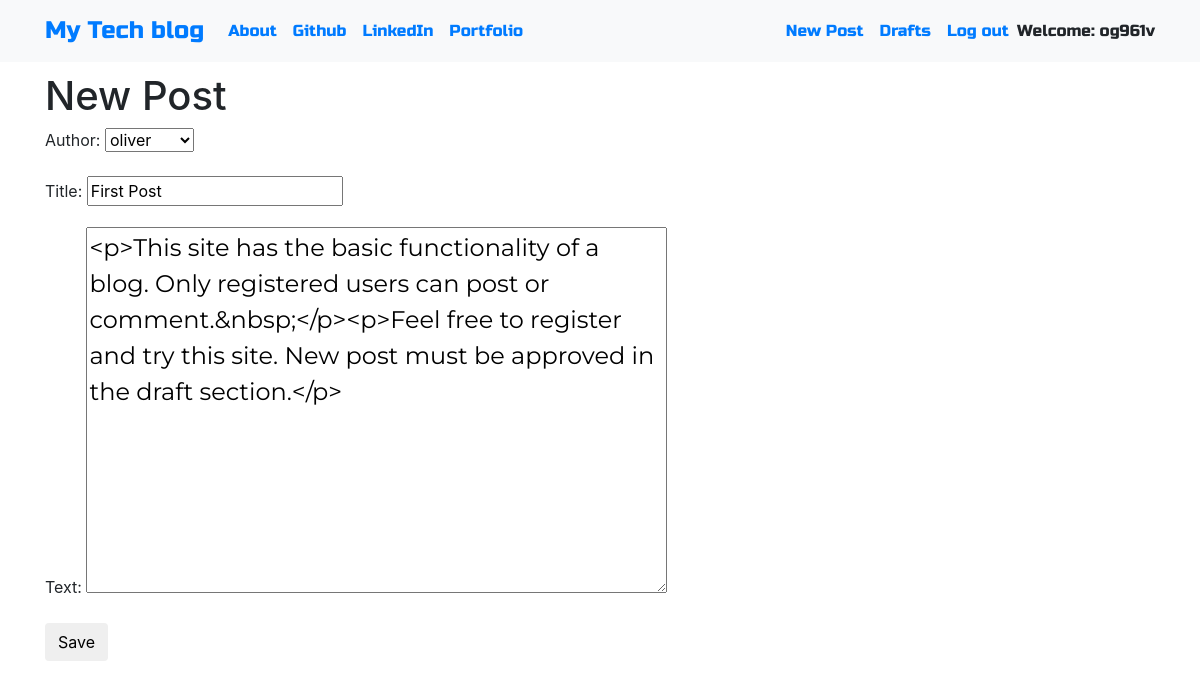
The page /post/4/edit/ (signed in) on the database its author committed.
### blog/models.py (models this page shows, shortened)
class Post(models.Model):
    author = models.ForeignKey('auth.User', on_delete=models.CASCADE)
    title = models.CharField(max_length=250)
    text = models.TextField()
    created_date = models.DateTimeField(default=timezone.now)
    published_date = models.DateTimeField(blank=True, null=True)

### blog/views.py (the view)
# urls.py: path('post/<int:pk>/edit/', views.PostUpdateView.as_view(), name='post_edit'),
class PostUpdateView(LoginRequiredMixin, UpdateView):
    login_url = '/login/'
    redirect_field_name = 'blog/post_detail.html'
    form_class = PostForm
    model = Post

### blog/forms.py
class PostForm(forms.ModelForm):
    class Meta:
        model = Post
        fields = ('author', 'title', 'text')
        widgets = {
            'title': forms.TextInput(attrs={'class': 'textinputclass'}),
            'text': forms.Textarea(attrs={'class': 'editable medium-editor-textarea postcontent'})
        }

### blog/templates/blog/post_form.html (shortened to what this page needs)
{% extends 'blog/base.html' %}
{% block content%}
    <h1>New Post</h1>
    <form class="post-form" method="POST">
        {{ form.as_p }}
        <button type="submit" class="save btn btn-default">Save</button>
    </form>
{% endblock %}

### blog/templates/blog/base.html (shortened to what this page needs)
<!DOCTYPE html>
{% load static %}
<html lang="en">
    <head>
        <link rel="stylesheet" href="https://stackpath.bootstrapcdn.com/bootstrap/4.1.3/css/bootstrap.min.css"
>
        <link href="https://maxcdn.bootstrapcdn.com/font-awesome/4.7.0/css/font-awesome.min.css" rel="stylesheet">
        <link rel="stylesheet" href="//cdn.jsdelivr.net/medium-editor/latest/css/medium-editor.min.css" type="text/css" media="screen" charset="utf-8">
        <link rel="stylesheet" href="{% static 'css/blog.css' %}">
    </head>
    <body class='loader'>
        <nav class="navbar navbar-expand-lg bg-light techfont">
            <div class="container">
                <div class="navbar-nav align-items-center">
                    <a class="navbar-brand bigbrand" href="{% url 'post_list' %}">My Tech blog</a>
                    <a class="nav-item nav-link" href="{% url 'about' %}">About</a>
                    <a class="nav-item nav-link" href="https://github.com/olivergarciarg" target="_blank">Github</a>
                    <a class="nav-item nav-link" href="http://www.linkedin.com/in/olivergarciarg" target="_blank">LinkedIn</a>
                    <a class="nav-item nav-link" href="http://www.motawebdevelopment.com/oliver/" target="_blank">Portfolio</a>
                </div>
                <div class="navbar-nav align-items-center ml-auto">
                    {% if user.is_authenticated %}
                        <a class="nav-item nav-link" href="{% url 'post_new' %}">New Post</a>
                        <a class="nav-item nav-link" href="{% url 'post_draft_list' %}">Drafts</a>
                        <a class="nav-item nav-link" href="{% url 'logout' %}">Log out</a>
                        <a>Welcome: {{ user.username }}</a>
                    {% else %}
                        <a class="nav-item nav-link" href="{% url 'login' %}" aria-label="Login">
                            <span class="fa fa-user" aria-hidden="true"></span>
                        </a>
                    {% endif %}
                </div>
            </div>
        </nav>
        <div class="content container">
            <div class="row">
                <div class="col-md-8">
                    <div class="blog_posts">
                        {% block content %}
                        {% endblock %}
                    </div>
                </div>
            </div>
        </div>
    </body>
</html>

### blog/static/css/blog.css (style rules this page uses)
.techfont { font-family: 'Russo One', sans-serif; font-size: 1.0em; margin-bottom: 10px; }
.postcontent { font-family: 'Montserrat'; font-size: 1.5em; }
.bigbrand { font-size: 1.5em; }
.loader { filter:hue-rotate(0deg); color: linear-gradient(45deg,#0f8,#08f); animation:hue 5000ms infinite linear; }

### rows shown on the page
Post: author "oliver", title "First Post", text "<p>This site has the basic functionality of a blog. Only registered users can post or comment.&nbsp;</p><p>Feel free to register and try this site. New post must be approved in the draft section.</p>"

### other values the page prints
{{ user.username }} "og961v"
